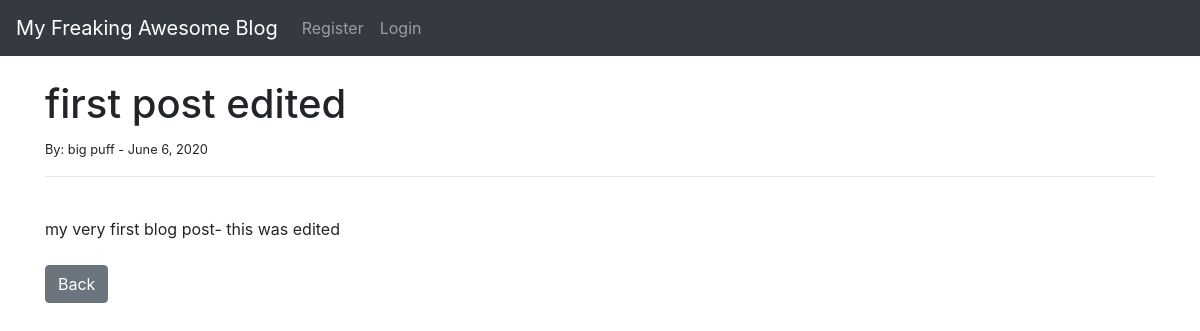
The app's page /article/1 with its own data.
### theblog/models.py (models this page shows, shortened)
class Post(models.Model):
    title = models.CharField(max_length=255)
    author = models.ForeignKey(User,
                               on_delete=models.CASCADE)
    body= models.TextField()
    title_tag = models.CharField(max_length=255)
    post_date= models.DateField(auto_now_add=True)

### theblog/views.py (the view)
# urls.py: path("article/<int:pk>",ArticleDetailView.as_view(),
class ArticleDetailView(DetailView):
    model= Post
    template_name ="article_details.html"

### theblog/templates/article_details.html (shortened to what this page needs)
{% extends "base.html" %}
{% block content %}
<h1> {{ post.title }} </h1>
<small> By:
    {{post.author.first_name}}
    {{post.author.last_name}} -
    {{post.post_date}}
</small> <br/>
<hr>
<br/>
{{post.body|safe}}
<br/><br/>
<a href = "{% url 'home' %}" class="btn btn-secondary">
    Back</a>
{% endblock %}

### records on screen
Post: title "first post edited", author.first_name "big", author.last_name "puff", post_date "June 6, 2020", body "my very first blog post- this was edited"
